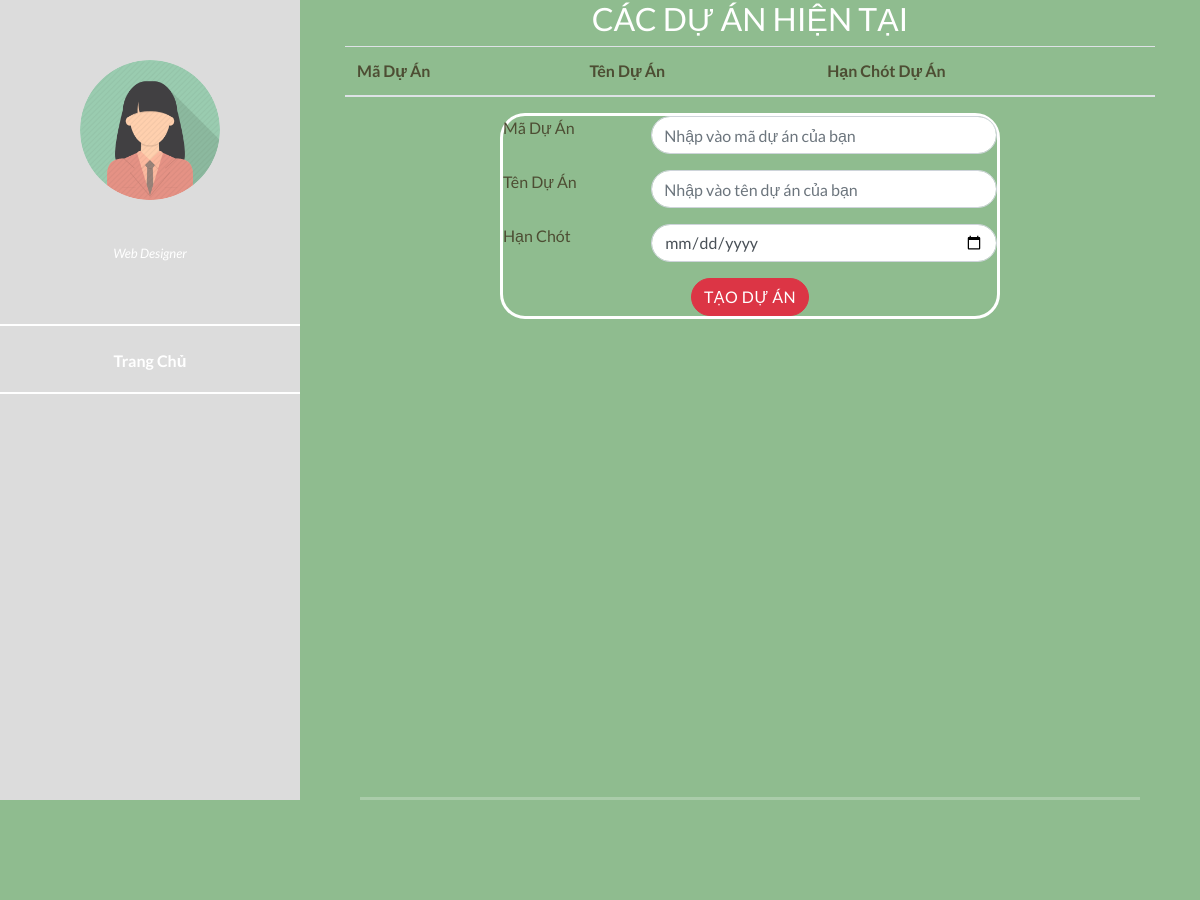
Page /taoduan.php (upper part) on the earlier database version.
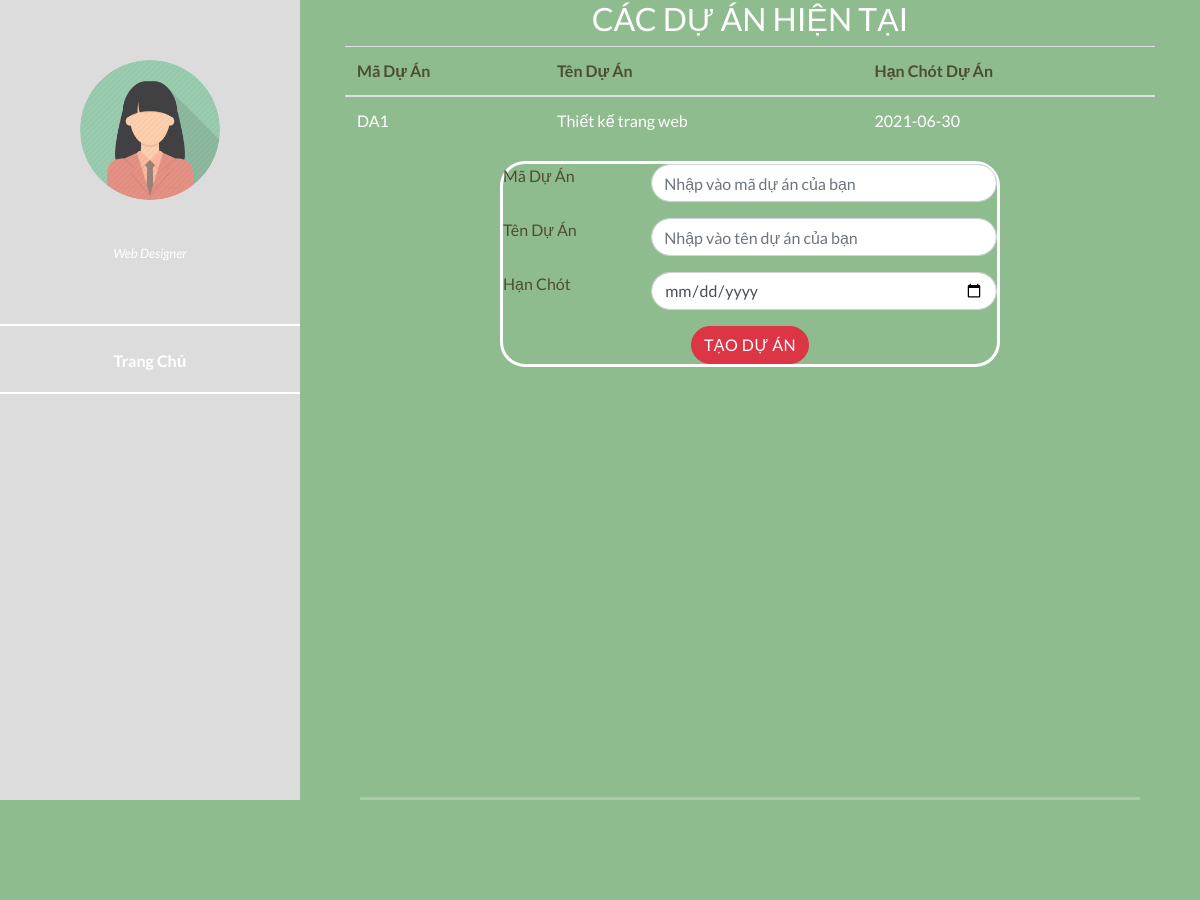
Same page on the later database version.
### tables this page shows
CREATE TABLE `duan` (
  `DA_MaDuAn` varchar(50) NOT NULL,
  `DA_TenDuAn` text NOT NULL,
  `DA_HanChotDA` date NOT NULL
);

### taoduan.php (the view, shortened to what this page needs)
<!DOCTYPE html>
<html lang="en">
<head>
  <link href="vendor/bootstrap/css/bootstrap.min.css" rel="stylesheet" />
  <link rel="stylesheet" href="assets/css/fontawesome.css" />
  <link rel="stylesheet" href="assets/css/templatemo-style.css" />
  <link rel="stylesheet" href="assets/css/owl.css" />
  <link rel="stylesheet" href="assets/css/lightbox.css" />
</head>
<body>
  <div id="page-wraper">
    <div class="responsive-nav">
      <div id="menu" class="menu" style="background: #DCDCDC;">
        <div class="container">
          <div class="image">
            <a href="#"><img src="assets/images/hi.png" alt="" /></a>
          </div>
          <div class="author-content">
            <span>Web Designer</span>
          </div>
            <nav class="main-nav" role="navigation">
              <ul class="nospace inline pushright">
                <li>
                <a href="./first.php">Trang Chủ</a>
                </li>
              </ul>
            </nav>
        </div>
      </div>
    </div>
    <section class="section about-me" data-section="section1">
    	    	 	<h2 class="row justify-content-center" style="color: white;" >CÁC DỰ ÁN HIỆN TẠI</h2>
               <?php
                $mysqli = new mysqli('localhost','root','','quanliduan') or die (mysqli_error($mysqli));
                $result = $mysqli->query("SELECT * FROM duan") or die ($mysqli->error);
                ?>
                <div class ="row justify-content-center">
                <table class ="table">
                  <thead>
                    <tr>
                      <th style="color:#4d4d33;">Mã Dự Án</th>
                      <th style="color:#4d4d33;">Tên Dự Án</th>
                      <th style="color:#4d4d33;">Hạn Chót Dự Án</th>
                    </tr>
                  </thead>
                  <?php
                  while ($row = $result->fetch_assoc()):
                  ?>
                  <tr>
                    <td><?php echo $row['DA_MaDuAn']?></td>
                    <td><?php echo $row['DA_TenDuAn']?></td>
                    <td><?php echo $row['DA_HanChotDA']?></td>
                  </tr>
                        <?php endwhile;?>
                </table>
                </div>
               <div class="row justify-content-center">
    	<form action="" method="POST" style="border-style: solid; border-radius: 25px; border-size:500px;width:500px">
			  <div class="form-group" style="display:flex">
				  <div style= "width:30%"> <label style="color:#4d4d33;">Mã Dự Án</label> </div>
				  <div style= "width:70%"> <input type="text" name="DA_MaDuAn" class="form-control" placeholder ="Nhập vào mã dự án của bạn" style =" border-radius: 25px;"></div>
			  </div>
			  <div class="form-group" style="display:flex">
				  <div style= "width:30%"> <label style="color:#4d4d33;">Tên Dự Án</label> </div>
				  <div style= "width:70%"> <input type="text" name="DA_TenDuAn" class="form-control" placeholder ="Nhập vào tên dự án của bạn" style =" border-radius: 25px;"></div>
			  </div>
			  <div class="form-group" style="display:flex">
				  <div style= "width:30%"> <label style="color:#4d4d33;">Hạn Chót</label> </div>
				  <div style= "width:70%"> <input type="date" name="DA_HanChotDA" class="form-control" value =""style =" border-radius: 25px;"></div>
			  </div>
  			 <div style="text-align: center;"><button  type="submit" class="btn btn-danger" name="save" style =" border-radius: 25px;">Tạo Dự Án</button></div>
    	</form>
      </div>
    </section>
    <section class="section my-services" data-section="section2"></section>
</body>
</html>

### assets/css/templatemo-style.css (style rules this page uses)
body { font-family: 'Lato', sans-serif; }
#page-wraper { background-color:darkseagreen; -webkit-background-size: cover; -moz-background-size: cover; -o-background-size: cover; background-size: cover; width: 100%; }
body { overflow-x: hidden; }
input, select, textarea { outline: none; }
a, a:hover { text-decoration: none; }
img { width: 100%; overflow: hidden; }
ul { padding: 0; margin: 0; list-style: none; }
ul li { display: inline-block; }
html { -webkit-box-sizing: border-box; -moz-box-sizing: border-box; box-sizing: border-box; }
*, *:before, *:after { -webkit-box-sizing: inherit; -moz-box-sizing: inherit; box-sizing: inherit; }
.container { margin: 0 auto; }
.main-nav { text-align: center; }
.main-nav li:last-child a { border-bottom: 2px solid rgb(255, 255, 255); }
.main-nav li { display: block; }
.main-nav li a { height: 70px; line-height: 70px; display: inline-block; font-size: 16px; font-weight: 700; color: #fff; width: 100%; transition: all 0.5s; border-top: 2px solid #fff; }
.menu .image { margin-top: 60px; }
.menu .image img { width: 140px; height: 140px; border-radius: 50%; text-align: center; }
.menu .author-content { margin: 40px 0px 60px 0px; }
.menu .author-content span { font-size: 13px; font-style: italic; color: #fff; }
.menu:before, .menu:after { content: ""; display: table; }
.menu:after { clear: both; }
.menu a { text-decoration: none; color: inherit; }
.menu { text-align: center; }
.menu { left: 10%; -webkit-transition: -webkit-transform 233ms cubic-bezier(0, 0, 0.21, 1); -webkit-overflow-scrolling: touch; background-color: #a43f49; box-sizing: border-box; height: 100vh; max-height: 100vh !important; max-width: 80vw !important; min-width: 45px !important; outline: none; overflow-x: hidden !important; overflow-y: auto !important; padding: 0; position: fixed !important; top: calc(0px); width: 20%; will-change: transform; z-index: 9999 !important; }
.section { color: #fff; width: 55%; right: 10%; left: 35%; position: relative; min-height: 100vh; padding-bottom: 80px; border-bottom: 3px solid rgba(250, 250, 250, 0.25); }
button { display: inline-block; padding: 10px 20px; background-color: #fff; color: #a43f49; font-size: 12px; font-weight: 800; letter-spacing: 0.5px; text-transform: uppercase; transition: all 0.5s; border: none; outline: none; cursor: pointer; }
@media screen and (max-width: 1680px) { .menu { left: 5%; } }
@media screen and (max-width: 1680px) { .section { color: #fff; width: 65%; right: 5%; left: 30%; } }
@media screen and (max-width: 1680px) and (min-width: 846px) { .menu .image { margin-top: 60px; } }
@media screen and (max-width: 1280px) { .menu { left: 0%; } }
.menu .container { padding-left: 0; padding-right: 0; }
@media screen and (max-width: 1280px) and (min-width: 846px) { .menu { width: 25%; } }

Differences in the rows shown:
added duan: DA_MaDuAn "DA1", DA_TenDuAn "Thiết kế trang web", DA_HanChotDA "2021-06-30"
